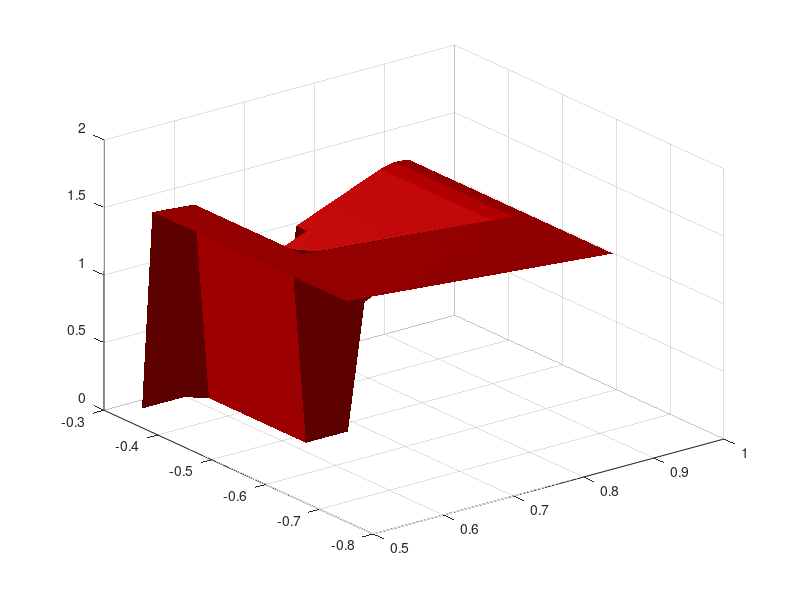

Here is the MATLAB script that generated this plot: (Note: this script raises an error after producing the figure.)
points = load('surface_obj2.csv');
VIEW_DIM = sqrt(length(points));

%adjust coordinates to matlab's rendering 
Y = reshape(points(:,1),VIEW_DIM,VIEW_DIM);
Z = reshape(points(:,2),VIEW_DIM,VIEW_DIM);
X = reshape(points(:,3),VIEW_DIM,VIEW_DIM);

% floor = Z(:) < 1;
% Z(floor) = min( Z( ~floor ) );

axis([min(X(:)) max(X(:)) min(Y(:)) max(Y(:)) min(Z(:))-0.3 max(Z(:))]);
surf(X,Y,Z,'FaceColor','red','EdgeColor','none')
camlight left;lighting phong;